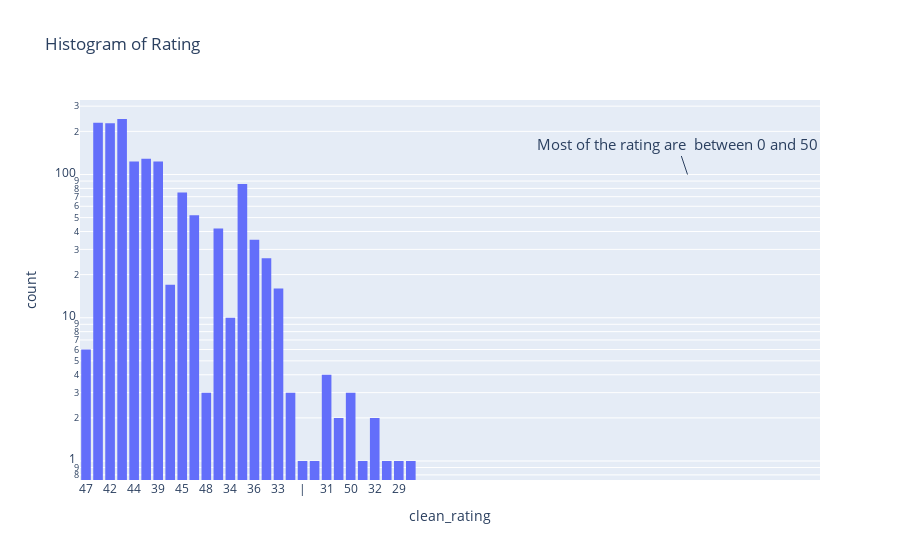

The cell this chart's notebook holds for it:
### Code cell
# histogram of clean_rating
fig2 = px.histogram(df, x='clean_rating',  log_y=True, title='Histogram of Rating')
conclusion = 'Most of the rating are  between 0 and 50'
fig2.add_annotation(x=50, y=2, text=conclusion, font_size=15)
fig2.show()

### Figure 1 — Plotly figure (JSON) as saved in the notebook; plotly's stock layout.template omitted (floating-point values rounded to 4 significant figures; data arrays with more than 128 entries replaced by an {"elided": "..."} marker saying what was removed)
{"data": [{"alignmentgroup": "True", "bingroup": "x", "hovertemplate": "clean_rating=%{x}<br>count=%{y}<extra></extra>", "legendgroup": "", "marker": {"color": "#636efa", "pattern": {"shape": ""}}, "name": "", "offsetgroup": "", "orientation": "v", "showlegend": false, "type": "histogram", "x": {"elided": "1465 str values"}, "xaxis": "x", "yaxis": "y"}], "layout": {"annotations": [{"font": {"size": 15}, "text": "Most of the rating are  between 0 and 50", "x": 50, "y": 2}], "barmode": "relative", "legend": {"tracegroupgap": 0}, "title": {"text": "Histogram of Rating"}, "xaxis": {"anchor": "y", "domain": [0, 1], "title": {"text": "clean_rating"}}, "yaxis": {"anchor": "x", "domain": [0, 1], "title": {"text": "count"}, "type": "log"}}}
